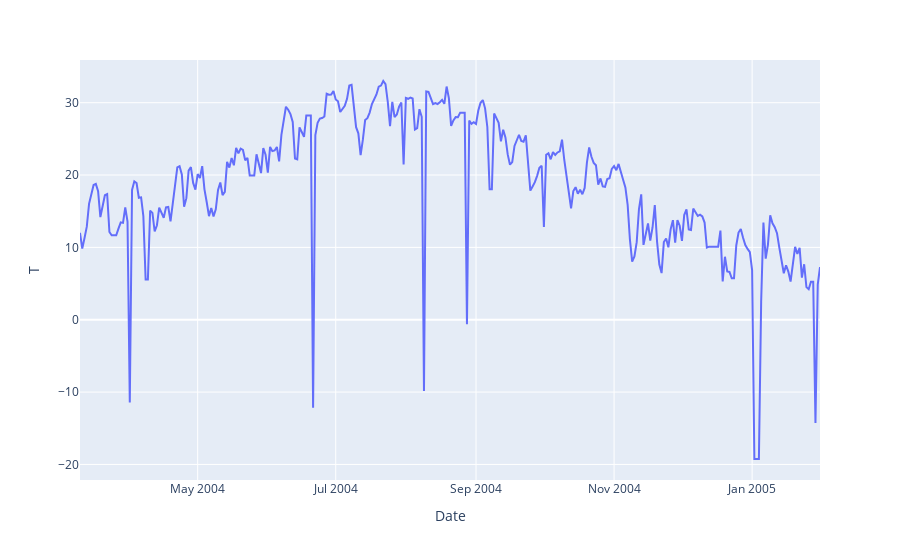

Here is the notebook cell this chart was saved with:
### Markdown cell above
##### Temperature

### Code cell
px.line(data_frame=df_stat_daily, y='T')

### Figure 1 — Plotly figure (JSON) as saved in the notebook; plotly's stock layout.template omitted (floating-point values rounded to 4 significant figures; data arrays with more than 128 entries replaced by an {"elided": "..."} marker saying what was removed)
{"data": [{"hovertemplate": "Date=%{x}<br>T=%{y}<extra></extra>", "legendgroup": "", "line": {"color": "#636efa", "dash": "solid"}, "mode": "lines", "name": "", "orientation": "v", "showlegend": false, "type": "scatter", "x": {"elided": "328 str values"}, "xaxis": "x", "y": {"elided": "328 float values"}, "yaxis": "y"}], "layout": {"legend": {"tracegroupgap": 0}, "margin": {"t": 60}, "xaxis": {"anchor": "y", "domain": [0, 1], "title": {"text": "Date"}}, "yaxis": {"anchor": "x", "domain": [0, 1], "title": {"text": "T"}}}}
